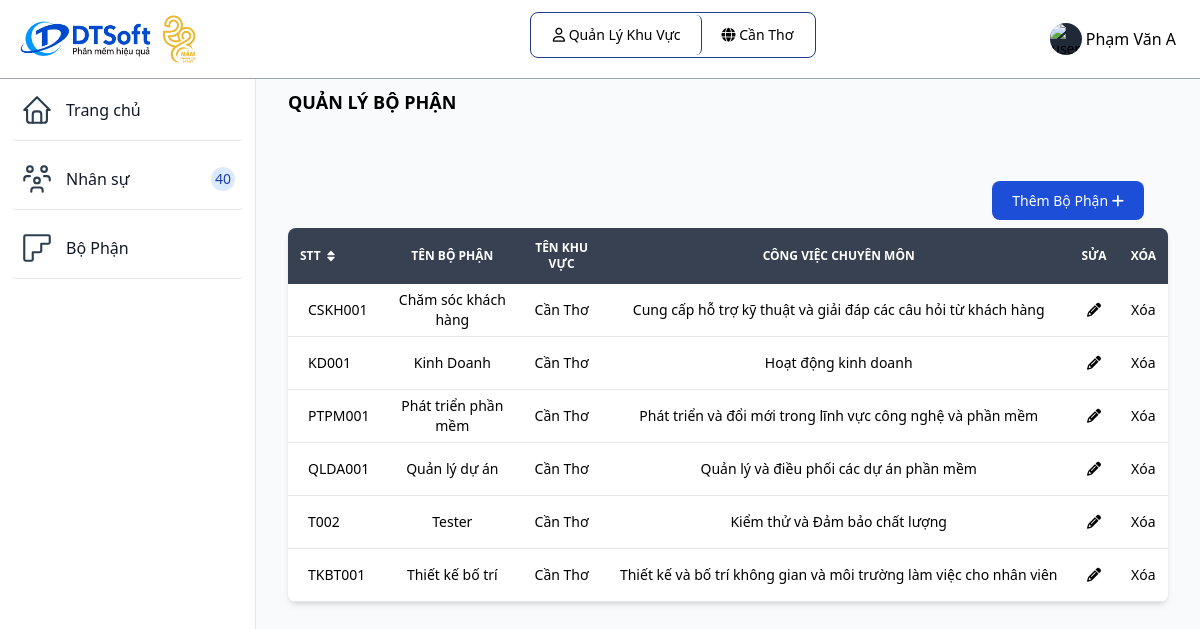
Screenshot of /bophan.php (signed in) with the database file from the repository.
### tables this page shows
CREATE TABLE `vaitro` (
  `id_vaitro` varchar(10) NOT NULL,
  `tenvaitro` varchar(255) NOT NULL,
  `mota` varchar(255) NOT NULL
);

CREATE TABLE `khuvuc` (
  `id_khuvuc` varchar(10) NOT NULL,
  `tenkhuvuc` varchar(255) NOT NULL,
  `diachi` varchar(255) NOT NULL,
  `sdt` int(20) NOT NULL
);

CREATE TABLE `bophan` (
  `id_bophan` varchar(10) NOT NULL,
  `id_khuvuc` varchar(10) NOT NULL,
  `tenbophan` varchar(255) NOT NULL,
  `cvchuyenmon` varchar(255) NOT NULL
);

### bophan.php (the view, shortened to what this page needs)
<?php
include "inc/header.php";
include "db/connect.php";
$id_vaitro = $_SESSION['id_vaitro'];
$id_khuvuc = $_SESSION['id_khuvuc'];
if ($id_vaitro == 'QLKV') {
  $sql = "SELECT b.*, k.tenkhuvuc FROM bophan b INNER JOIN khuvuc k ON b.id_khuvuc = k.id_khuvuc
  where b.id_khuvuc='$id_khuvuc'";
}
$result = mysqli_query($connect, $sql);
?>
<div class="p-4 sm:ml-64">
  <div class="p-4 mt-14">
    <div class="mb-4 font-bold text-lg uppercase">Quản lý bộ phận</div>
    <div class="p-4 mt-14 grid">
      <div class="justify-self-end">
        <a href="thembophan.php" class="text-white bg-blue-700 hover:bg-blue-800 focus:ring-4 focus:ring-blue-300 font-medium rounded-lg text-sm px-5 py-2.5 mr-2 mb-2 dark:bg-blue-600 dark:hover:bg-blue-700 focus:outline-none dark:focus:ring-blue-800">
          Thêm Bộ Phận <i class="fa-solid fa-plus"></i>
        </a>
      </div>
    </div>
    <div class="mb-4">
      <div class="relative overflow-x-auto shadow-md sm:rounded-lg">
        <table class="w-full text-sm text-gray-500 dark:text-gray-400">
          <thead class="text-xs text-white uppercase bg-gray-700">
            <tr>
              <th class="px-3 py-3">
                <div class="flex items-center">
                  STT
                  <a href="#"></a>
                </div>
              </th>
              <th class="px-3 py-3">
                Tên bộ phận
              </th>
              <th class="px-3 py-3">
              Tên khu vực
              </th>
              <th class="px-3 py-3">
              Công việc chuyên môn
              </th>
              <th class="px-3 py-3">
              Sửa
              </th>
              <th class="px-3 py-3">
                Xóa
              </th>
            </tr>
          </thead>
          <tbody class="text-black text-center">
          <?php  foreach($result as $each): ?>
            <tr class="bg-white border-b dark:border-gray-700 hover:bg-gray-50">
              <td class="px-5 text-left"><?php  echo $each['id_bophan'] ?></td>
              <td class="text-center"><?php  echo $each['tenbophan'] ?></td>
              <td scope="row" class="px-3 py-4 text-black">
              <?php  echo $each['tenkhuvuc'] ?>
              </td>
              <td class="px-3 py-4 font-medium whitespace-nowrap">
              <?php  echo $each['cvchuyenmon'] ?>
              </td>
              <td class="px-3 py-4 font-medium whitespace-nowrap">
              <a href="chinhsuabophan.php?id_bophan=<?php echo $each['id_bophan'] ?>"><i class="fa fa-pencil text-danger" aria-hidden="true"></i></a>
              </td>
              <td class="px-3 py-4 font-medium whitespace-nowrap" onclick="return confirm('Bạn có chắc chắc muốn xóa?');">
                    <h6 class="mb-0 text-sm">
                      <a href='process_xoabophan.php?id_bophan=<?php echo $each['id_bophan']; ?>'>
                        Xóa
                      </a>
                    </h6>
                  </td>
            </tr>
            <?php endforeach ?>
          </tbody>
        </table>
      </div>
    </div>
  </div>
</div>
</body>
</html>

### inc/header.php (shortened to what this page needs)
<?php
 include_once('db/connect.php');
?>
<!DOCTYPE html>
<html lang="en">
<head>
	<link href="https://unpkg.com/tailwindcss@2.2.19/dist/tailwind.min.css" rel=" stylesheet">
  <link rel="stylesheet" href="https://cdnjs.cloudflare.com/ajax/libs/font-awesome/6.4.0/css/all.min.css">
	<link href="https://cdn.datatables.net/1.10.19/css/jquery.dataTables.min.css" rel="stylesheet">
	<link href="https://cdn.datatables.net/responsive/2.2.3/css/responsive.dataTables.min.css" rel="stylesheet">
  <script src="https://cdn.tailwindcss.com"></script>
</head>
<body class="g-sidenav-show bg-slate-50" id="draggable">
  <nav class="fixed top-0 z-50 w-full bg-white border-b border-gray-400 dark:border-gray-100 text-black">
        <div class="px-3 py-3 lg:px-5 lg:pl-3">
          <div class="flex items-center justify-between">
            <div class="flex items-center justify-start">
              <a href="index.php" class="flex ml-2 md:mr-24">
                <img src="assets/img/logo.jpg" class="h-12 mr-3" alt="FlowBite Logo" />
              </a>
            </div>
	    <div class="divToHide flex items-center justify-start relative inline-flex items-center p-0.5 mb-2 mr-2 text-sm font-medium rounded-lg border border-blue-900">
              <span class="relative px-5 py-2.5 bg-white rounded-md border-r border-blue-900">
                <i class="fa-regular fa-user"></i>
                  <?php
                    $sql = "SELECT tenvaitro from vaitro where id_vaitro = '" . $_SESSION['id_vaitro'] ."'";
                    $result = mysqli_query($connect, $sql);
                    $row = mysqli_fetch_array($result);
                    echo $row['tenvaitro'];
                  ?>
              </span>
              <?php
              if ($_SESSION['id_vaitro'] != 'QTHT'){
              ?>
              <span class="relative px-5 py-2.5 bg-white rounded-md">
                  <i class="fa-solid fa-globe"></i>
                  <?php
                    $sql = "SELECT tenkhuvuc from khuvuc where id_khuvuc = '" . $_SESSION['id_khuvuc'] ."'";
                    $result = mysqli_query($connect, $sql);
                    $row = mysqli_fetch_array($result);
                    echo $row['tenkhuvuc'];
                  ?>
              </span>
              <?php
              }
              ?>
            </div>
            <div class="flex items-center divToHide">
                <div class="flex items-center ml-3">
                  <div class="flex">
                    <button type="button" class="flex text-sm bg-gray-800 rounded-full focus:ring-4 focus:ring-gray-300 dark:focus:ring-gray-600" aria-expanded="false" data-dropdown-toggle="dropdown-user">
                      <img class="w-8 h-8 rounded-full" src="https://flowbite.com/docs/images/people/profile-picture-5.jpg" alt="user photo">
                    </button>
                    <span class="text-black p-1 cursor-pointer" data-dropdown-toggle="dropdown-user"><?php echo $_SESSION['tennguoidung']; ?></span>
                  </div>
                </div>
              </div>
          </div>
        </div>
      </nav>
      <aside id="logo-sidebar" class="fixed top-0 left-0 z-40 w-64 h-screen pt-20 transition-transform -translate-x-full bg-white border-r border-gray-200 sm:translate-x-0 dark:border-gray-100
      h-96 overflow-y-scroll scrollbar-thick scrollbar-thumb-blue-500 scrollbar-track-blue-100
      " aria-label="Sidebar">
         <div class="h-full px-3 pb-4 overflow-y-auto bg-white">
            <ul class="space-y-2 font-medium">
               <li class="border-b rounded">
                  <a href="index.php" class="flex items-center p-2 text-gray-900 rounded-lg dark:text-black hover:bg-gray-100 dark:hover:bg-gray-200">
                     <span class="ml-3">Trang chủ</span>
                  </a>
               </li>
               <?php if($_SESSION['id_vaitro'] == 'QLKV' || $_SESSION['id_vaitro'] == 'QLBP') { ?>
               <li class="border-b rounded">
                  <a href="nhanvien.php" class="flex items-center p-2 text-gray-900 rounded-lg dark:text-black hover:bg-gray-100 dark:hover:bg-gray-200">
                     <span class="flex-1 ml-3 whitespace-nowrap">Nhân sự</span>
                     <span class="inline-flex items-center justify-center w-3 h-3 p-3 ml-3 text-sm font-medium text-blue-800 bg-blue-100 rounded-full dark:bg-blue-700 dark:text-white">40</span>
                  </a>
               </li>
                <?php } ?>
              <?php if($_SESSION['id_vaitro'] == 'QLKV') { ?>
               <li class="border-b rounded">
                  <a href="bophan.php" class="flex items-center p-2 text-gray-900 rounded-lg dark:text-black hover:bg-gray-100 dark:hover:bg-gray-200">
                    <span class="flex-1 ml-3 whitespace-nowrap">Bộ Phận</span>
                  </a>
               </li>
               <?php } ?>
            </ul>
         </div>
      </aside>

### rows the page displays
vaitro: tenvaitro "Quản Lý Khu Vực"
khuvuc: tenkhuvuc "Cần Thơ"
bophan: id_bophan "CSKH001", tenbophan "Chăm sóc khách hàng", id_khuvuc.tenkhuvuc "Cần Thơ", cvchuyenmon "Cung cấp hỗ trợ kỹ thuật và giải đáp các câu hỏi từ khách hàng"
bophan: id_bophan "KD001", tenbophan "Kinh Doanh", id_khuvuc.tenkhuvuc "Cần Thơ", cvchuyenmon "Hoạt động kinh doanh"
bophan: id_bophan "PTPM001", tenbophan "Phát triển phần mềm", id_khuvuc.tenkhuvuc "Cần Thơ", cvchuyenmon "Phát triển và đổi mới trong lĩnh vực công nghệ và phần mềm"
bophan: id_bophan "QLDA001", tenbophan "Quản lý dự án", id_khuvuc.tenkhuvuc "Cần Thơ", cvchuyenmon "Quản lý và điều phối các dự án phần mềm"
bophan: id_bophan "T002", tenbophan "Tester", id_khuvuc.tenkhuvuc "Cần Thơ", cvchuyenmon "Kiểm thử và Đảm bảo chất lượng"
bophan: id_bophan "TKBT001", tenbophan "Thiết kế bố trí", id_khuvuc.tenkhuvuc "Cần Thơ", cvchuyenmon "Thiết kế và bố trí không gian và môi trường làm việc cho nhân viên"

### other values shown
$_SESSION['tennguoidung'] "Phạm Văn A"
